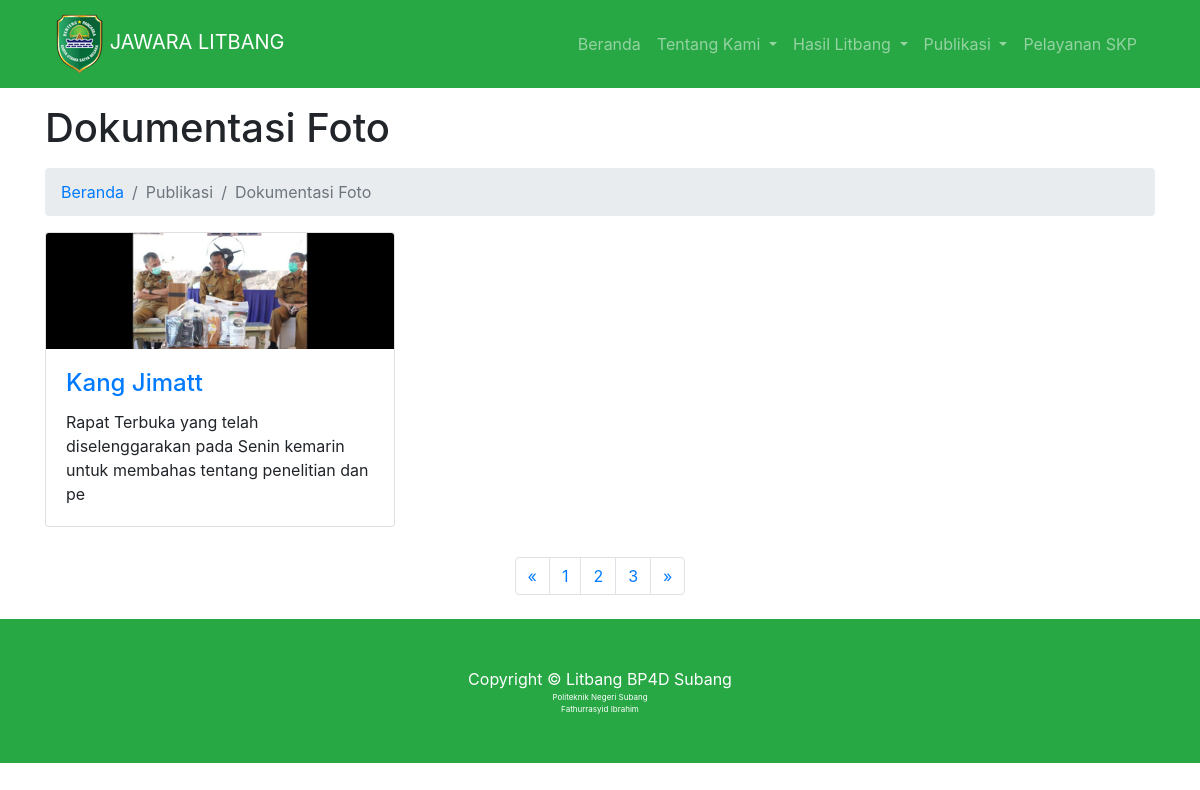
Screenshot of /index.php/dashboard/dokumentasifoto with the database file from the repository.
### tables this page shows
CREATE TABLE `dokumentasifoto` (
  `id_foto` int(11) NOT NULL,
  `judulfoto` varchar(100) NOT NULL,
  `foto` varchar(100) NOT NULL,
  `keteranganfoto` varchar(100) NOT NULL,
  `tanggalunggahfoto` timestamp NOT NULL DEFAULT CURRENT_TIMESTAMP ON UPDATE CURRENT_TIMESTAMP
);

### application/controllers/Dashboard.php (called while the page is built, shortened)
<?php
class Dashboard extends CI_Controller
{
		public function dokumentasifoto()
		{
			$data['foto'] = $this->ModelGuest->getDokumentasiFoto();
			$this->load->view('templates/guest/e-litbang/navbar');
			$this->load->view('guest/e-litbang/publikasi/dokumentasifoto', $data);
			$this->load->view('templates/guest/e-litbang/footer');
		}
}
?>

### index.php (called while the page is built, shortened)
<?php
require_once BASEPATH.'core/CodeIgniter.php';

### application/models/ModelGuest.php (called while the page is built, shortened)
<?php
class ModelGuest extends CI_Model
{
  public function getDokumentasiFoto()
  {
    return $this->db->get('dokumentasifoto')->result_array();
  }
}

### application/views/guest/e-litbang/publikasi/dokumentasifoto.php (the view, shortened to what this page needs)
<div class="container mt-5 mb-4">
  <h1 class="mt-4 mb-3">Dokumentasi Foto
  </h1>
  <ol class="breadcrumb">
    <li class="breadcrumb-item">
      <a href="<?= base_url(); ?>">Beranda</a>
    </li>
    <li class="breadcrumb-item active">Publikasi</li>
    <li class="breadcrumb-item active">Dokumentasi Foto</li>
  </ol>
  <div class="row">
    <?php
      for ($i=0; $i < count($foto); $i++) {
        $key  = $foto[$i]; ?>
        <div class="col-lg-4 col-sm-6 portfolio-item">
          <div class="card h-100">
            <a href="<?= base_url('assets/img/elitbang/dokumentasifoto/' .$key['foto']); ?>" target="_blank"><img class="card-img-top" src="<?= base_url('assets/img/elitbang/dokumentasifoto/' .$key['foto']); ?>" alt=""></a>
            <div class="card-body">
              <h4 class="card-title">
                <a href="<?= base_url('assets/img/elitbang/dokumentasifoto/' .$key['foto']); ?>" target="_blank"><?php echo $key['judulfoto']; ?></a>
              </h4>
              <p class="card-text"><?php echo $key['keteranganfoto']; ?></p>
            </div>
          </div>
        </div>
      <?php }
    ?>
  </div>
  <ul class="pagination justify-content-center">
    <li class="page-item">
      <a class="page-link" href="#" aria-label="Previous">
        <span aria-hidden="true">&laquo;</span>
      </a>
    </li>
    <li class="page-item">
      <a class="page-link" href="#">1</a>
    </li>
    <li class="page-item">
      <a class="page-link" href="#">2</a>
    </li>
    <li class="page-item">
      <a class="page-link" href="#">3</a>
    </li>
    <li class="page-item">
      <a class="page-link" href="#" aria-label="Next">
        <span aria-hidden="true">&raquo;</span>
      </a>
    </li>
  </ul>
</div>

### assets/litbang/css/modern-business.css (style rules this page uses)
body { padding-top: 56px; }
.portfolio-item { margin-bottom: 30px; }

### rows the page displays
dokumentasifoto: foto (picture), judulfoto "Kang Jimatt", keteranganfoto "Rapat Terbuka yang telah diselenggarakan pada Senin kemarin untuk membahas tentang penelitian dan pe"
